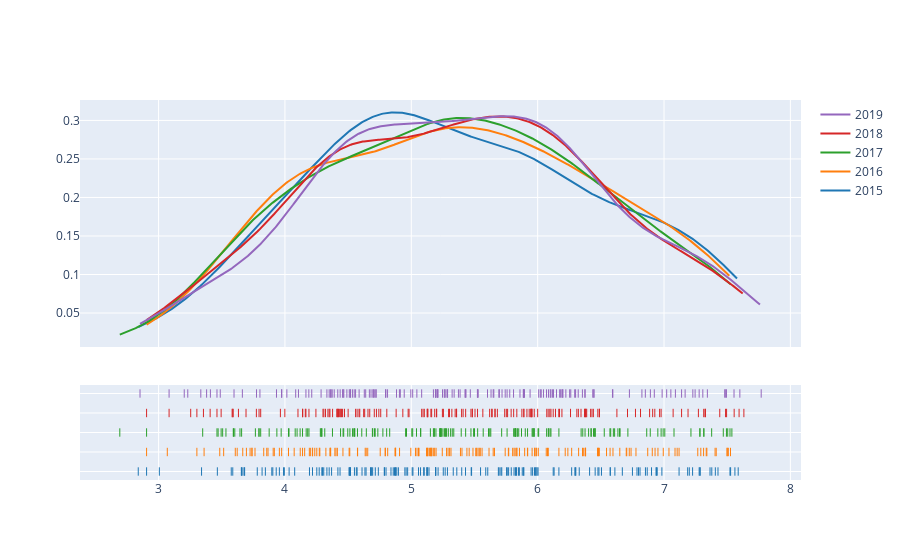

Notebook source saved alongside this figure:
### Markdown cell above
Visualizing the distribution of Happiness Score for the year 2015-19

### Code cell
import plotly.figure_factory as ff
variables = [ df_2015['Happiness.Score'],df_2016['Happiness.Score'],df_2017['Happiness.Score'],df_2018['Happiness.Score'],df_2019['Happiness.Score']]
labels = ['2015','2016', '2017','2018','2019']
fig = ff.create_distplot(variables, labels, show_hist=False)
fig.show()

### Figure 1 — Plotly figure (JSON) as saved in the notebook; plotly's stock layout.template omitted (floating-point values rounded to 4 significant figures; data arrays with more than 128 entries replaced by an {"elided": "..."} marker saying what was removed)
{"data": [{"legendgroup": "2015", "marker": {"color": "rgb(31, 119, 180)"}, "mode": "lines", "name": "2015", "showlegend": true, "type": "scatter", "x": {"elided": "500 float values"}, "xaxis": "x", "y": {"elided": "500 float values"}, "yaxis": "y"}, {"legendgroup": "2016", "marker": {"color": "rgb(255, 127, 14)"}, "mode": "lines", "name": "2016", "showlegend": true, "type": "scatter", "x": {"elided": "500 float values"}, "xaxis": "x", "y": {"elided": "500 float values"}, "yaxis": "y"}, {"legendgroup": "2017", "marker": {"color": "rgb(44, 160, 44)"}, "mode": "lines", "name": "2017", "showlegend": true, "type": "scatter", "x": {"elided": "500 float values"}, "xaxis": "x", "y": {"elided": "500 float values"}, "yaxis": "y"}, {"legendgroup": "2018", "marker": {"color": "rgb(214, 39, 40)"}, "mode": "lines", "name": "2018", "showlegend": true, "type": "scatter", "x": {"elided": "500 float values"}, "xaxis": "x", "y": {"elided": "500 float values"}, "yaxis": "y"}, {"legendgroup": "2019", "marker": {"color": "rgb(148, 103, 189)"}, "mode": "lines", "name": "2019", "showlegend": true, "type": "scatter", "x": {"elided": "500 float values"}, "xaxis": "x", "y": {"elided": "500 float values"}, "yaxis": "y"}, {"legendgroup": "2015", "marker": {"color": "rgb(31, 119, 180)", "symbol": "line-ns-open"}, "mode": "markers", "name": "2015", "showlegend": false, "type": "scatter", "x": {"elided": "158 float values"}, "xaxis": "x", "y": {"elided": "158 str values"}, "yaxis": "y2"}, {"legendgroup": "2016", "marker": {"color": "rgb(255, 127, 14)", "symbol": "line-ns-open"}, "mode": "markers", "name": "2016", "showlegend": false, "type": "scatter", "x": {"elided": "157 float values"}, "xaxis": "x", "y": {"elided": "157 str values"}, "yaxis": "y2"}, {"legendgroup": "2017", "marker": {"color": "rgb(44, 160, 44)", "symbol": "line-ns-open"}, "mode": "markers", "name": "2017", "showlegend": false, "type": "scatter", "x": {"elided": "155 float values"}, "xaxis": "x", "y": {"elided": "155 str values"}, "yaxis": "y2"}, {"legendgroup": "2018", "marker": {"color": "rgb(214, 39, 40)", "symbol": "line-ns-open"}, "mode": "markers", "name": "2018", "showlegend": false, "type": "scatter", "x": {"elided": "156 float values"}, "xaxis": "x", "y": {"elided": "156 str values"}, "yaxis": "y2"}, {"legendgroup": "2019", "marker": {"color": "rgb(148, 103, 189)", "symbol": "line-ns-open"}, "mode": "markers", "name": "2019", "showlegend": false, "type": "scatter", "x": {"elided": "156 float values"}, "xaxis": "x", "y": {"elided": "156 str values"}, "yaxis": "y2"}], "layout": {"barmode": "overlay", "hovermode": "closest", "legend": {"traceorder": "reversed"}, "xaxis": {"anchor": "y2", "domain": [0, 1], "zeroline": false}, "yaxis": {"anchor": "free", "domain": [0.35, 1], "position": 0}, "yaxis2": {"anchor": "x", "domain": [0, 0.25], "dtick": 1, "showticklabels": false}}}
